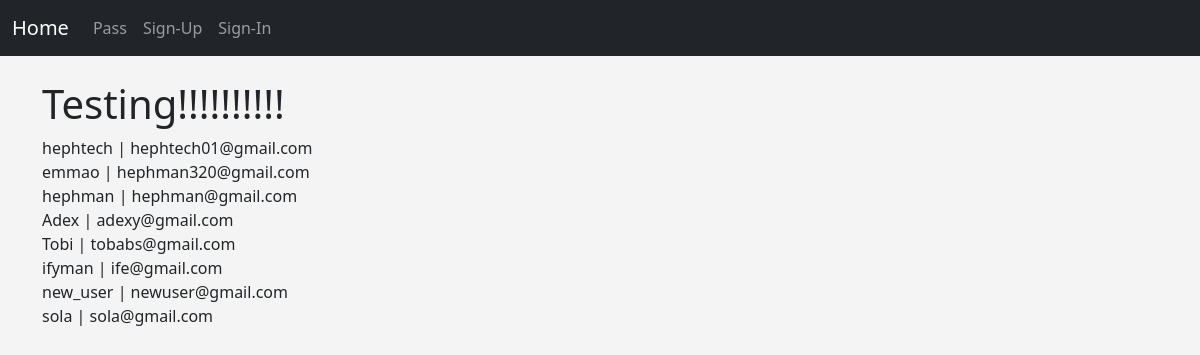
/accounts/tests/, run on the app's committed database.
### accounts/models.py (models this page shows, shortened)
class CustomUser(AbstractUser):
    first_name = models.CharField(max_length=50)
    last_name = models.CharField(max_length=50)
    department = models.CharField(max_length=100, blank=True, null=True)
    phone_number = models.CharField(max_length=15, blank=True, null=True)

### accounts/views.py (the view)
# urls.py: path('tests/', views.tests, name='tests'),
def tests(request):
    date=timezone.now().date()
    print("Date: ", date)
    sign_in_time=timezone.now().strftime('%I:%M %p')
    users = CustomUser.objects.all()
    return render(request, "accounts/tests.html", {'users': users})

### accounts/templates/accounts/tests.html
{% extends 'accounts/base.html' %}
{% block content %}
<h1>Testing!!!!!!!!!!</h1>
{% for user in users %}
    {{ user.username }} | {{ user.email }} <br>
{% endfor %}
{% endblock %}

### accounts/templates/accounts/base.html (shortened to what this page needs)
<!doctype html>
<html lang="en">
  <head>
    <link href="https://cdn.jsdelivr.net/npm/bootstrap@5.0.0-beta1/dist/css/bootstrap.min.css" rel="stylesheet">
  </head>
  <body>
  	{% include 'accounts/navbar.html' %}
    <br/>
    <div class="container">
      {% block content %}
      {% endblock %}
    </div>
  </body>
</html>

### accounts/templates/accounts/navbar.html (shortened to what this page needs)
<nav class="navbar navbar-expand-lg navbar-dark bg-dark">
  <div class="container-fluid">
    <a class="navbar-brand" href="{% url 'register' %}">Home</a>
    <div class="collapse navbar-collapse" id="navbarSupportedContent">
      <ul class="navbar-nav me-auto mb-2 mb-lg-0">
        <li class="nav-item">
          <a class="nav-link" href="#">Pass</a>
        </li>
        <li class="nav-item">
          <a class="nav-link" href="{% url 'register' %}">Sign-Up</a>
        </li>
        <li class="nav-item">
          <a class="nav-link" href="{% url 'sign_in' %}">Sign-In</a>
        </li>
</nav>

### accounts/templates/accounts/base.html (style rules this page uses)
body { background: #f4f4f4; }

### data on the page
CustomUser: username "hephtech", email "hephtech01@gmail.com"
CustomUser: username "emmao", email "hephman320@gmail.com"
CustomUser: username "hephman", email "hephman@gmail.com"
CustomUser: username "Adex", email "adexy@gmail.com"
CustomUser: username "Tobi", email "tobabs@gmail.com"
CustomUser: username "ifyman", email "ife@gmail.com"
CustomUser: username "new_user", email "newuser@gmail.com"
CustomUser: username "sola", email "sola@gmail.com"
